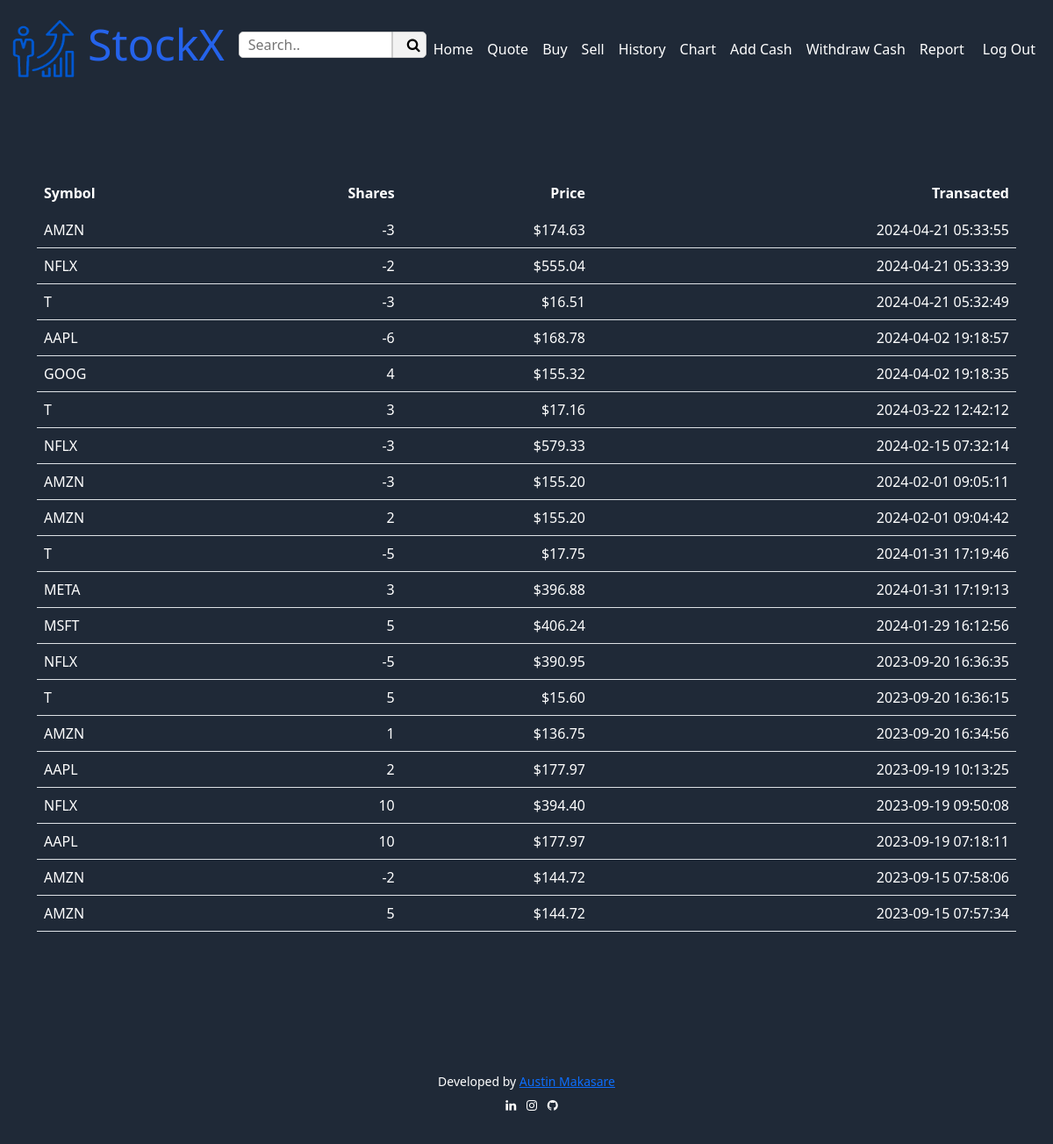
Screenshot of /history (signed in) with the database file from the repository.
### tables this page shows
CREATE TABLE transactions (
id INTEGER PRIMARY KEY AUTOINCREMENT,
user_id INTEGER NOT NULL,
symbol TEXT NOT NULL,
shares INTEGER NOT NULL,
price NUMERIC NOT NULL,
timestamp DATETIME DEFAULT CURRENT_TIMESTAMP,
FOREIGN KEY (user_id) REFERENCES users(id)
);

### app.py (the view)
@app.route("/history")
@login_required
def history():
    user_id = session["user_id"]
    stock_data = db.execute(
        "SELECT symbol, shares, price, timestamp FROM transactions WHERE user_id = ? ORDER BY timestamp DESC",
        user_id)
    return render_template("history.html", stock_data=stock_data)

### app.py (called while the page is built)
@app.after_request
def after_request(response):
    response.headers["Cache-Control"] = "no-cache, no-store, must-revalidate"
    response.headers["Expires"] = 0
    response.headers["Pragma"] = "no-cache"
    return response

### helpers.py (called while the page is built)
def login_required(f):
    @wraps(f)
    def decorated_function(*args, **kwargs):
        if session.get("user_id") is None:
            return redirect("/login")
        return f(*args, **kwargs)
    return decorated_function

def usd(value):
    return f"${value:,.2f}"

### templates/history.html (shortened to what this page needs)
{% extends "layout.html" %}
{% block main %}
    <main class="container py-5 text-center">
        <table class= "table tcolor">
            <thead >
                <tr>
                    <th class="text-start">Symbol</th>
                    <th class="text-end">Shares</th>
                    <th class="text-end">Price</th>
                    <th class="text-end">Transacted</th>
                </tr>
            </thead>
            <tbody>
                {% for data in stock_data %}
                    <tr >
                        <td class="text-start">{{data.symbol}}</td>
                        <td class="text-end">{{data.shares}}</td>
                        <td class="text-end">{{data.price|usd}}</td>
                        <td class="text-end">{{data.timestamp}}</td>
                    </tr>
                {% endfor %}
            </tbody>
        </table>
    </main>
{% endblock %}

### templates/layout.html (shortened to what this page needs)
<!DOCTYPE html>
<html lang="en">
    <head>
        <link href="https://cdn.jsdelivr.net/npm/bootstrap@5.1.3/dist/css/bootstrap.min.css" rel="stylesheet">
        <link href="/static/styles.css" rel="stylesheet">
        <link rel="stylesheet" href="https://cdnjs.cloudflare.com/ajax/libs/font-awesome/4.7.0/css/font-awesome.min.css">
    </head>
    <body>
        <nav style="border-color:white" class=" navbar navbar-expand-md">
            <div class="container-fluid">
                <a class="navbar-brand" href="/">
                    <span><img class="logo" src="static/logo.png"></span>
                        <span class="name">StockX</span>
                </a>
                <div class="collapse navbar-collapse" id="navbar">
                    {% if session["user_id"] %}
                        <ul class="navbar-nav me-auto mt-2">
                            <li>
                                <div class="search-container">
                                    <form class="search-form" action="/search" method="POST">
                                      <input class="search-input" type="text" placeholder="Search.." name="search" method="POST">
                                      <button class="search-button" type="submit"><i class="fa fa-search search-icon"></i></button>
                                    </form>
                                  </div>
                            </li>
                            <li class="nav-item"><a class="nav-link" href="/">Home</a></li>
                            <li class="nav-item"><a class="nav-link" href="/quote">Quote</a></li>
                            <li class="nav-item"><a class="nav-link" href="/buy">Buy</a></li>
                            <li class="nav-item"><a class="nav-link" href="/sell">Sell</a></li>
                            <li class="nav-item"><a class="nav-link" href="/history">History</a></li>
                            <li class="nav-item"><a class="nav-link" href="/chart">Chart</a></li>
                            <li class="nav-item"><a class="nav-link" href="/add_cash">Add Cash</a></li>
                            <li class="nav-item"><a class="nav-link" href="/withdraw_cash">Withdraw Cash</a></li>
                            <li class="nav-item"><a class="nav-link" href="/report">Report</a></li>
                        </ul>
                        <ul class="navbar-nav ms-auto mt-2">
                            <li class="nav-item"><a class="nav-link" href="/logout">Log Out</a></li>
                        </ul>
                    {% else %}
                        <ul class="navbar-nav ms-auto mt-2">
                            <li class="nav-item"><a class="nav-link" href="/register">Register</a></li>
                            <li class="nav-item"><a class="nav-link" href="/login">Log In</a></li>
                        </ul>
                    {% endif %}
                </div>
            </div>
        </nav>
        <main class="container-fluid py-5 text-center">
            {% block main %}{% endblock %}
        </main>
        <footer class="mt-5 mb-5 small text-center fcolor">
            Developed by <a href="https://linktr.ee/_.austin._">Austin Makasare</a> <br>
                <a href="https://www.linkedin.com/in/austin-makasare/" class="fa fa-linkedin"></a>
                <a href="https://www.instagram.com/_.austinmakasare._/" class="fa fa-instagram"></a>
                <a href="https://github.com/AUSTIN0022" class="fa fa-github"></a>
                <br>
        </footer>
    </body>
</html>

### static/styles.css (style rules this page uses)
nav .navbar-brand { font-size:50px; color: white; }
nav .navbar-brand .name { color: #2563eb; }
nav .nav-link { color: white; }
body { background-color:#1f2937; }
.fcolor { color: white; }
.tcolor { color: white; }
.fa { padding: 10px; font-size: 30px; width: 20px; text-align: center; text-decoration: none; border-radius: 50%; }
.fa-linkedin { color: white; }
.fa-instagram { color:white; }
.fa-github { color: white; }
.logo { height: 70px; width:75px; }
.search-container { display: flex; }
.search-form { display: flex; align-items: center; }
.search-input { height: 30px; width: 175px; padding: 10px; border: 1px solid #ccc; border-radius: 5px 0 0 5px; }
.search-button { height: 30px; width: 30x; display: flex; align-items: center; border: 1px solid #ccc; border-radius: 0 5px 5px 0; background-color: #f2f2f2; }
.search-icon { margin-right: 5px; }
.table { color:white; border-radius: 10px; }
.table>thead>tr>th { vertical-align: bottom; border-bottom: 2px solid transparent; }

### rows the page displays
transactions: symbol "AMZN", shares "-3", price "$174.63", timestamp "2024-04-21 05:33:55"
transactions: symbol "NFLX", shares "-2", price "$555.04", timestamp "2024-04-21 05:33:39"
transactions: symbol "T", shares "-3", price "$16.51", timestamp "2024-04-21 05:32:49"
transactions: symbol "AAPL", shares "-6", price "$168.78", timestamp "2024-04-02 19:18:57"
transactions: symbol "GOOG", shares "4", price "$155.32", timestamp "2024-04-02 19:18:35"
transactions: symbol "T", shares "3", price "$17.16", timestamp "2024-03-22 12:42:12"
transactions: symbol "NFLX", shares "-3", price "$579.33", timestamp "2024-02-15 07:32:14"
transactions: symbol "AMZN", shares "-3", price "$155.20", timestamp "2024-02-01 09:05:11"
transactions: symbol "AMZN", shares "2", price "$155.20", timestamp "2024-02-01 09:04:42"
transactions: symbol "T", shares "-5", price "$17.75", timestamp "2024-01-31 17:19:46"
transactions: symbol "META", shares "3", price "$396.88", timestamp "2024-01-31 17:19:13"
transactions: symbol "MSFT", shares "5", price "$406.24", timestamp "2024-01-29 16:12:56"
transactions: symbol "NFLX", shares "-5", price "$390.95", timestamp "2023-09-20 16:36:35"
transactions: symbol "T", shares "5", price "$15.60", timestamp "2023-09-20 16:36:15"
transactions: symbol "AMZN", shares "1", price "$136.75", timestamp "2023-09-20 16:34:56"
transactions: symbol "AAPL", shares "2", price "$177.97", timestamp "2023-09-19 10:13:25"
transactions: symbol "NFLX", shares "10", price "$394.40", timestamp "2023-09-19 09:50:08"
transactions: symbol "AAPL", shares "10", price "$177.97", timestamp "2023-09-19 07:18:11"
transactions: symbol "AMZN", shares "-2", price "$144.72", timestamp "2023-09-15 07:58:06"
transactions: symbol "AMZN", shares "5", price "$144.72", timestamp "2023-09-15 07:57:34"
